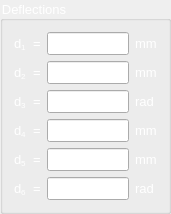
  <widget class="QGroupBox" name="gridGroupBox_6">
   <property name="geometry">
    <rect>
     <x>680</x>
     <y>80</y>
     <width>171</width>
     <height>187</height>
    </rect>
   </property>
   <property name="font">
    <font>
     <family>MS Shell Dlg 2</family>
     <pointsize>10</pointsize>
     <weight>50</weight>
     <italic>false</italic>
     <bold>false</bold>
    </font>
   </property>
   <property name="styleSheet">
    <string notr="true">font: 10pt &quot;MS Shell Dlg 2&quot;;
color: rgb(255, 255, 255);</string>
   </property>
   <property name="title">
    <string>Deflections</string>
   </property>
   <property name="alignment">
    <set>Qt::AlignLeading|Qt::AlignLeft|Qt::AlignVCenter</set>
   </property>
   <layout class="QGridLayout" name="gridLayout_4">
    <item row="2" column="2">
     <widget class="QLineEdit" name="d3">
      <property name="font">
       <font>
        <family>MS Shell Dlg 2</family>
        <pointsize>10</pointsize>
        <weight>50</weight>
        <italic>false</italic>
        <bold>false</bold>
       </font>
      </property>
      <property name="alignment">
       <set>Qt::AlignRight|Qt::AlignTrailing|Qt::AlignVCenter</set>
      </property>
      <property name="readOnly">
       <bool>true</bool>
      </property>
     </widget>
    </item>
    <item row="0" column="2">
     <widget class="QLineEdit" name="d1">
      <property name="font">
       <font>
        <family>MS Shell Dlg 2</family>
        <pointsize>10</pointsize>
        <weight>50</weight>
        <italic>false</italic>
        <bold>false</bold>
       </font>
      </property>
      <property name="alignment">
       <set>Qt::AlignRight|Qt::AlignTrailing|Qt::AlignVCenter</set>
      </property>
      <property name="readOnly">
       <bool>true</bool>
      </property>
     </widget>
    </item>
    <item row="1" column="2">
     <widget class="QLineEdit" name="d2">
      <property name="font">
       <font>
        <family>MS Shell Dlg 2</family>
        <pointsize>10</pointsize>
        <weight>50</weight>
        <italic>false</italic>
        <bold>false</bold>
       </font>
      </property>
      <property name="alignment">
       <set>Qt::AlignRight|Qt::AlignTrailing|Qt::AlignVCenter</set>
      </property>
      <property name="readOnly">
       <bool>true</bool>
      </property>
     </widget>
    </item>
    <item row="1" column="3">
     <widget class="QLabel" name="label_30">
      <property name="font">
       <font>
        <family>MS Shell Dlg 2</family>
        <pointsize>10</pointsize>
        <weight>50</weight>
        <italic>false</italic>
        <bold>false</bold>
       </font>
      </property>
      <property name="text">
       <string>mm</string>
      </property>
     </widget>
    </item>
    <item row="2" column="3">
     <widget class="QLabel" name="label_44">
      <property name="font">
       <font>
        <family>MS Shell Dlg 2</family>
        <pointsize>10</pointsize>
        <weight>50</weight>
        <italic>false</italic>
        <bold>false</bold>
       </font>
      </property>
      <property name="text">
       <string>rad</string>
      </property>
     </widget>
    </item>
    <item row="0" column="1">
     <widget class="QLabel" name="label_29">
      <property name="font">
       <font>
        <family>MS Shell Dlg 2</family>
        <pointsize>10</pointsize>
        <weight>50</weight>
        <italic>false</italic>
        <bold>false</bold>
       </font>
      </property>
      <property name="text">
       <string>=</string>
      </property>
     </widget>
    </item>
    <item row="1" column="1">
     <widget class="QLabel" name="label_45">
      <property name="font">
       <font>
        <family>MS Shell Dlg 2</family>
        <pointsize>10</pointsize>
        <weight>50</weight>
        <italic>false</italic>
        <bold>false</bold>
       </font>
      </property>
      <property name="text">
       <string>=</string>
      </property>
     </widget>
    </item>
    <item row="0" column="0">
     <widget class="QLabel" name="label_49">
      <property name="font">
       <font>
        <family>MS Shell Dlg 2</family>
        <pointsize>10</pointsize>
        <weight>50</weight>
        <italic>false</italic>
        <bold>false</bold>
       </font>
      </property>
      <property name="text">
       <string>&lt;html&gt;&lt;head/&gt;&lt;body&gt;&lt;p&gt;d&lt;span style=&quot; vertical-align:sub;&quot;&gt;1&lt;/span&gt;&lt;/p&gt;&lt;/body&gt;&lt;/html&gt;</string>
      </property>
     </widget>
    </item>
    <item row="1" column="0">
     <widget class="QLabel" name="label_46">
      <property name="font">
       <font>
        <family>MS Shell Dlg 2</family>
        <pointsize>10</pointsize>
        <weight>50</weight>
        <italic>false</italic>
        <bold>false</bold>
       </font>
      </property>
      <property name="text">
       <string>&lt;html&gt;&lt;head/&gt;&lt;body&gt;&lt;p&gt;d&lt;span style=&quot; vertical-align:sub;&quot;&gt;2&lt;/span&gt;&lt;/p&gt;&lt;/body&gt;&lt;/html&gt;</string>
      </property>
     </widget>
    </item>
    <item row="2" column="1">
     <widget class="QLabel" name="label_47">
      <property name="font">
       <font>
        <family>MS Shell Dlg 2</family>
        <pointsize>10</pointsize>
        <weight>50</weight>
        <italic>false</italic>
        <bold>false</bold>
       </font>
      </property>
      <property name="text">
       <string>=</string>
      </property>
     </widget>
    </item>
    <item row="0" column="3">
     <widget class="QLabel" name="label_48">
      <property name="font">
       <font>
        <family>MS Shell Dlg 2</family>
        <pointsize>10</pointsize>
        <weight>50</weight>
        <italic>false</italic>
        <bold>false</bold>
       </font>
      </property>
      <property name="text">
       <string>mm</string>
      </property>
     </widget>
    </item>
    <item row="3" column="2">
     <widget class="QLineEdit" name="d4">
      <property name="font">
       <font>
        <family>MS Shell Dlg 2</family>
        <pointsize>10</pointsize>
        <weight>50</weight>
        <italic>false</italic>
        <bold>false</bold>
       </font>
      </property>
      <property name="alignment">
       <set>Qt::AlignRight|Qt::AlignTrailing|Qt::AlignVCenter</set>
      </property>
      <property name="readOnly">
       <bool>true</bool>
      </property>
     </widget>
    </item>
    <item row="4" column="1">
     <widget class="QLabel" name="label_50">
      <property name="font">
       <font>
        <family>MS Shell Dlg 2</family>
        <pointsize>10</pointsize>
        <weight>50</weight>
        <italic>false</italic>
        <bold>false</bold>
       </font>
      </property>
      <property name="text">
       <string>=</string>
      </property>
     </widget>
    </item>
    <item row="4" column="2">
     <widget class="QLineEdit" name="d5">
      <property name="font">
       <font>
        <family>MS Shell Dlg 2</family>
        <pointsize>10</pointsize>
        <weight>50</weight>
        <italic>false</italic>
        <bold>false</bold>
       </font>
      </property>
      <property name="alignment">
       <set>Qt::AlignRight|Qt::AlignTrailing|Qt::AlignVCenter</set>
      </property>
      <property name="readOnly">
       <bool>true</bool>
      </property>
     </widget>
    </item>
    <item row="2" column="0">
     <widget class="QLabel" name="label_51">
      <property name="font">
       <font>
        <family>MS Shell Dlg 2</family>
        <pointsize>10</pointsize>
        <weight>50</weight>
        <italic>false</italic>
        <bold>false</bold>
       </font>
      </property>
      <property name="text">
       <string>&lt;html&gt;&lt;head/&gt;&lt;body&gt;&lt;p&gt;d&lt;span style=&quot; vertical-align:sub;&quot;&gt;3&lt;/span&gt;&lt;/p&gt;&lt;/body&gt;&lt;/html&gt;</string>
      </property>
     </widget>
    </item>
    <item row="4" column="0">
     <widget class="QLabel" name="label_52">
      <property name="font">
       <font>
        <family>MS Shell Dlg 2</family>
        <pointsize>10</pointsize>
        <weight>50</weight>
        <italic>false</italic>
        <bold>false</bold>
       </font>
      </property>
      <property name="text">
       <string>&lt;html&gt;&lt;head/&gt;&lt;body&gt;&lt;p&gt;d&lt;span style=&quot; vertical-align:sub;&quot;&gt;5&lt;/span&gt;&lt;/p&gt;&lt;/body&gt;&lt;/html&gt;</string>
      </property>
     </widget>
    </item>
    <item row="4" column="3">
     <widget class="QLabel" name="label_53">
      <property name="font">
       <font>
        <family>MS Shell Dlg 2</family>
        <pointsize>10</pointsize>
        <weight>50</weight>
        <italic>false</italic>
        <bold>false</bold>
       </font>
      </property>
      <property name="text">
       <string>mm</string>
      </property>
     </widget>
    </item>
    <item row="3" column="3">
     <widget class="QLabel" name="label_54">
      <property name="font">
       <font>
        <family>MS Shell Dlg 2</family>
        <pointsize>10</pointsize>
        <weight>50</weight>
        <italic>false</italic>
        <bold>false</bold>
       </font>
      </property>
      <property name="text">
       <string>mm</string>
      </property>
     </widget>
    </item>
    <item row="3" column="1">
     <widget class="QLabel" name="label_55">
      <property name="font">
       <font>
        <family>MS Shell Dlg 2</family>
        <pointsize>10</pointsize>
        <weight>50</weight>
        <italic>false</italic>
        <bold>false</bold>
       </font>
      </property>
      <property name="text">
       <string>=</string>
      </property>
     </widget>
    </item>
    <item row="5" column="3">
     <widget class="QLabel" name="label_96">
      <property name="font">
       <font>
        <family>MS Shell Dlg 2</family>
        <pointsize>10</pointsize>
        <weight>50</weight>
        <italic>false</italic>
        <bold>false</bold>
       </font>
      </property>
      <property name="text">
       <string>rad</string>
      </property>
     </widget>
    </item>
    <item row="5" column="1">
     <widget class="QLabel" name="label_95">
      <property name="font">
       <font>
        <family>MS Shell Dlg 2</family>
        <pointsize>10</pointsize>
        <weight>50</weight>
        <italic>false</italic>
        <bold>false</bold>
       </font>
      </property>
      <property name="text">
       <string>=</string>
      </property>
     </widget>
    </item>
    <item row="5" column="0">
     <widget class="QLabel" name="label_94">
      <property name="font">
       <font>
        <family>MS Shell Dlg 2</family>
        <pointsize>10</pointsize>
        <weight>50</weight>
        <italic>false</italic>
        <bold>false</bold>
       </font>
      </property>
      <property name="text">
       <string>&lt;html&gt;&lt;head/&gt;&lt;body&gt;&lt;p&gt;d&lt;span style=&quot; vertical-align:sub;&quot;&gt;6&lt;/span&gt;&lt;/p&gt;&lt;/body&gt;&lt;/html&gt;</string>
      </property>
     </widget>
    </item>
    <item row="5" column="2">
     <widget class="QLineEdit" name="d6">
      <property name="font">
       <font>
        <family>MS Shell Dlg 2</family>
        <pointsize>10</pointsize>
        <weight>50</weight>
        <italic>false</italic>
        <bold>false</bold>
       </font>
      </property>
      <property name="alignment">
       <set>Qt::AlignRight|Qt::AlignTrailing|Qt::AlignVCenter</set>
      </property>
      <property name="readOnly">
       <bool>true</bool>
      </property>
     </widget>
    </item>
    <item row="3" column="0">
     <widget class="QLabel" name="label_93">
      <property name="font">
       <font>
        <family>MS Shell Dlg 2</family>
        <pointsize>10</pointsize>
        <weight>50</weight>
        <italic>false</italic>
        <bold>false</bold>
       </font>
      </property>
      <property name="text">
       <string>&lt;html&gt;&lt;head/&gt;&lt;body&gt;&lt;p&gt;d&lt;span style=&quot; vertical-align:sub;&quot;&gt;4&lt;/span&gt;&lt;/p&gt;&lt;/body&gt;&lt;/html&gt;</string>
      </property>
     </widget>
    </item>
   </layout>
  </widget>
